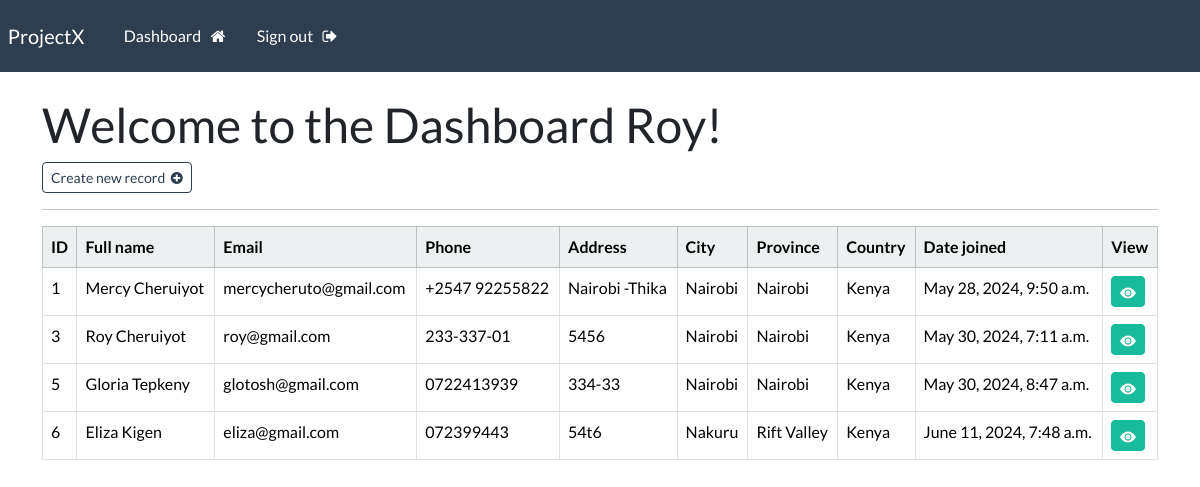
The page /dashboard (signed in) on the database its author committed.
### crm_app/models.py (models this page shows, shortened)
class Record(models.Model):
    date_joined = models.DateTimeField(default=timezone.now)
    first_name = models.CharField(max_length=100)
    last_name = models.CharField(max_length=100)
    email = models.CharField(max_length=255)
    phone = models.CharField(max_length=20)
    address = models.CharField(max_length=300)
    city = models.CharField(max_length=255)
    province = models.CharField(max_length=200)
    country = models.CharField(max_length=125)

### crm_app/views.py (the view)
# urls.py: path('dashboard', views.dashboard, name='dashboard'),
@login_required(login_url= 'login')
def dashboard(request):
    my_records = Record.objects.all()
    context = {'records':my_records}
    return render(request, 'crm_app/dashboard.html',context=context)

### crm_app/templates/crm_app/dashboard.html
{% extends 'crm_app/base.html' %}
{% block content %}
    <h1>Welcome to the Dashboard {{user}}!</h1>
    <a class="btn btn-outline-primary btn-sm"  href="{% url 'create-record' %}">Create new record &nbsp;<i class="fa fa-plus-circle" aria-hidden="true"></i> </a>
    <hr>
    <table class="table table-hover table-bordered" >
        <thead class="table-light" >
            <tr>
                <th scope="col" >ID</th>
                <th scope="col" >Full name</th>
                <th scope="col" >Email</th>
                <th scope="col" >Phone</th>
                <th scope="col" >Address</th>
                <th scope="col" >City</th>
                <th scope="col" >Province</th>
                <th scope="col" >Country</th>
                <th scope="col" >Date joined</th>
                <th scope="col" >View</th>
            </tr>
        </thead>
        <tbody>
            {% if records %}
            {% for record in records %}
            <tr>
                <td>{{record.id}}</td>
                <td>{{record.first_name}} {{record.last_name}} </td>
                <td>{{record.email}}</td>
                <td>{{record.phone}}</td>
                <td>{{record.address}}</td>
                <td>{{record.city}}</td>
                <td>{{record.province}}</td>
                <td>{{record.country}}</td>
                <td>{{record.date_joined}}</td>
                <td><a class="btn btn-success btn-sm" href="{% url 'view-record' record.id  %}"><svg xmlns="http://www.w3.org/2000/svg" width="16" height="16" fill="currentColor" class="bi bi-eye-fill" viewBox="0 0 16 16">
  <path d="M10.5 8a2.5 2.5 0 1 1-5 0 2.5 2.5 0 0 1 5 0"/>
  <path d="M0 8s3-5.5 8-5.5S16 8 16 8s-3 5.5-8 5.5S0 8 0 8m8 3.5a3.5 3.5 0 1 0 0-7 3.5 3.5 0 0 0 0 7"/>
</svg></a></td>
            </tr>
            {% endfor %}
            {% endif %}
        </tbody>
    </table>
{% endblock content %}

### crm_app/templates/crm_app/base.html (shortened to what this page needs)
{% load static  %}
<!DOCTYPE html>
<html lang="en">
<head>
    <link rel="stylesheet" type="text/css" href="https://bootswatch.com/5/flatly/bootstrap.min.css">
    <link rel="stylesheet" type="text/css" href="{% static 'css/style.css' %}">
    <link rel="stylesheet" href="https://cdnjs.cloudflare.com/ajax/libs/font-awesome/4.7.0/css/font-awesome.min.css">
</head>
<body>
    {% include 'crm_app/navbar.html' %}
    <div class="container">
        <br>
        {% block content  %}
        {% endblock  %}
    </div>
</body>
</html>

### crm_app/templates/crm_app/navbar.html (shortened to what this page needs)
<nav class="navbar navbar-expand-lg navbar-dark bg-primary justify-content-center">
    <a class="navbar-brand main-heading" href="{% url '' %}">
      &nbsp; ProjectX
    </a>
      <div class="collapse navbar-collapse text-center" id="navbarNavDropdown">
        <ul class="navbar-nav mr-auto">
          {% if user.is_authenticated %}
            <li class="nav-item">
              <a class="nav-link" href="{% url 'dashboard' %}">Dashboard &nbsp; <i class="fa fa-home" aria-hidden="true"></i> </a>
            </li>
            <li class="nav-item">
              <a class="nav-link" href="{% url 'logout' %}">Sign out &nbsp; <i class="fa fa-sign-out" aria-hidden="true"></i> </a>
            </li>
        </ul>
        {% endif %}
      </div>
  </nav>

### rows shown on the page
Record: id "1", first_name "Mercy", last_name "Cheruiyot", email "mercycheruto@gmail.com", phone "+2547 92255822", address "Nairobi -Thika", city "Nairobi", province "Nairobi", country "Kenya", date_joined "May 28, 2024, 9:50 a.m."
Record: id "3", first_name "Roy", last_name "Cheruiyot", email "roy@gmail.com", phone "233-337-01", address "5456", city "Nairobi", province "Nairobi", country "Kenya", date_joined "May 30, 2024, 7:11 a.m."
Record: id "5", first_name "Gloria", last_name "Tepkeny", email "glotosh@gmail.com", phone "0722413939", address "334-33", city "Nairobi", province "Nairobi", country "Kenya", date_joined "May 30, 2024, 8:47 a.m."
Record: id "6", first_name "Eliza", last_name "Kigen", email "eliza@gmail.com", phone "072399443", address "54t6", city "Nakuru", province "Rift Valley", country "Kenya", date_joined "June 11, 2024, 7:48 a.m."

### other values the page prints
{{ user }} "Roy"
